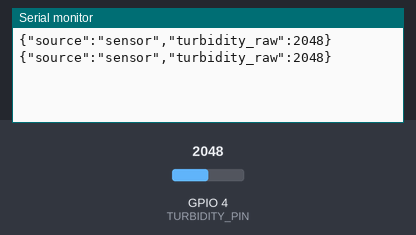
Bench run of a sketch on a simulated ESP32-S3. On the bench: the last lines printed to the serial monitor. The test bench sets the inputs (shaded band); at power-on: GPIO 4 (TURBIDITY_PIN) = 2048 (analog values on the 0–4095 scale).

Above: at 1.8 s.
1.9 s: GPIO 4 (TURBIDITY_PIN) set to 2866
At 2.6 s:
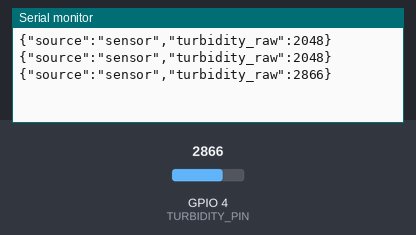
3.4 s: GPIO 4 (TURBIDITY_PIN) set to 3603
At 4.8 s:
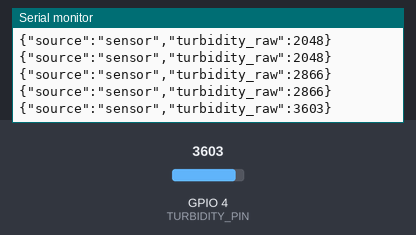
Timing chart, 0 to 6.4 s (numbered marks = the images above; inputs shaded):
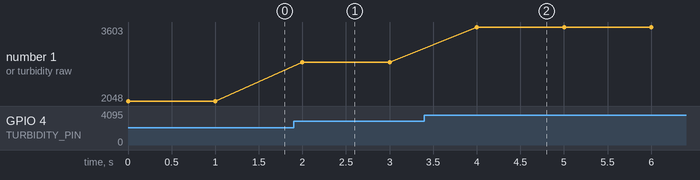

Measured:
- after the input at 1.9 s, the serial monitor: prints a new line after 0.10 s (image 1)
- after the input at 3.4 s, the serial monitor: prints a new line after 0.60 s (image 2)
- plotted number 1: 2048 → 2866 after the input at 1.9 s, 2866 → 3603 after the input at 3.4 s

The sketch:

turbidity.ino
```cpp
// ESP32-S3 raw ADC demonstration. Set a safe ADC pin for your board and use voltage conditioning.
const int TURBIDITY_PIN = 4;
void setup(){Serial.begin(115200);analogReadResolution(12);}
void loop(){Serial.printf("{\"source\":\"sensor\",\"turbidity_raw\":%d}\n",analogRead(TURBIDITY_PIN));delay(1000);}
```
